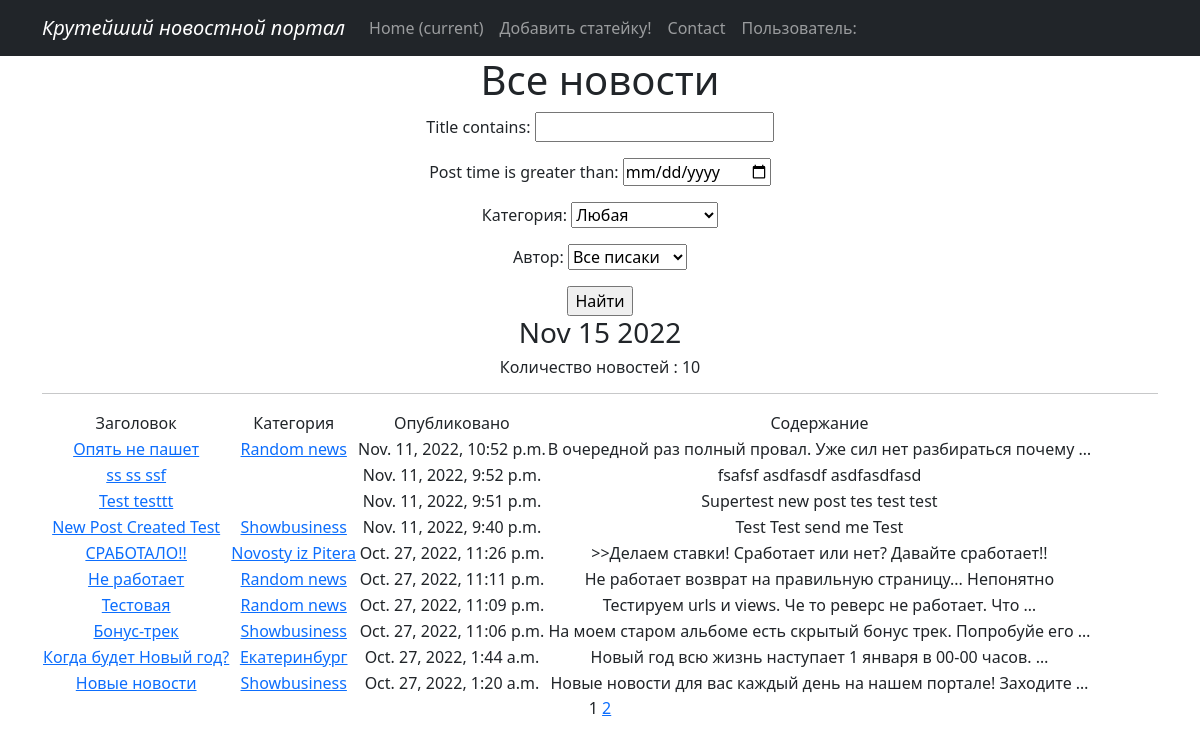
The page /news/ on the database as committed earlier.
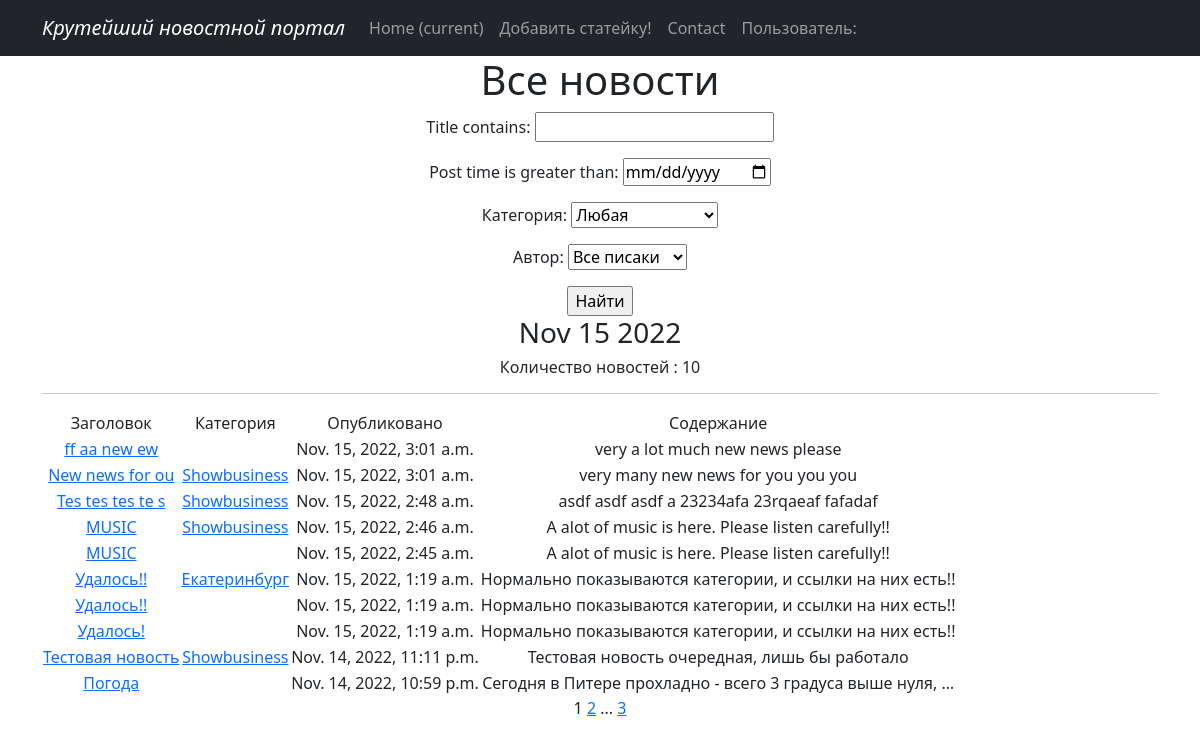
The same page on the database as committed later.
### News/models.py (models this page shows, shortened)
class Post(models.Model):
    author = models.ForeignKey(Author, on_delete=models.CASCADE)
    post_time = models.DateTimeField(auto_now_add = True)
    post_type = models.CharField(max_length=3, choices = CHOICES, default = news)
    title = models.CharField(max_length=255)
    content = models.TextField()
    post_rating = models.IntegerField(default=0)
    category = models.ManyToManyField(Category, through = 'PostCategory')

class Category(models.Model):
    category_name = models.CharField(max_length=255, unique = True, null=True, blank=True)
    subscribers = models.ManyToManyField(User, related_name ='categories')
    def __str__(self):
       return f'{self.category_name}'

### News/views.py (the view)
# urls.py: path('', PostList.as_view(), name= 'post_list'),
class PostList(ListView):
    model = Post
    ordering = '-post_time'
    template_name = 'posts.html'
    context_object_name = 'posts'
    paginate_by = 10
    def get_queryset(self):
        queryset = super().get_queryset()
        self.filterset = PostFilter(self.request.GET, queryset)
        return self.filterset.qs
    def get_context_data(self, **kwargs):
        context = super().get_context_data(**kwargs)
        context['time_now'] = datetime.utcnow()
        context['filterset'] = self.filterset
        return context

### News/models.py (called while the page is built)
    def __str__(self):
        return f'{self.user.username}'

### News/templatetags/custom_filters.py (called while the page is built)
@register.filter()
def cenzura(value):
    for word in Slovechki:
        value = value.replace(word, '*' * len(word))
    return value

### News/templatetags/custom_tags.py (called while the page is built)
@register.simple_tag(takes_context=True)
def url_replace(context, **kwargs):
   d = context['request'].GET.copy()
   for k, v in kwargs.items():
       d[k] = v
   return d.urlencode()

### templates/posts.html (shortened to what this page needs)
{% extends 'flatpages/default.html' %}
{% load custom_filters %}
{% load custom_tags %}
{% block content %}
   <h1>Все новости</h1>
   <form action="" method="get">
       {{ filterset.form.as_p }}
       <input type="submit" value="Найти" />
   </form>
   <h3>{{ time_now|date:'M d Y' }}</h3>
   <h6> Количество новостей : {{ posts | length }} </h6>
   <hr>
   {% if posts %}
       <table>
           <tr>
               <td>Заголовок</td>
               <td>Категория </td>
               <td>Опубликовано</td>
               <td>Содержание</td>
           </tr>
           {% for Post in posts %}
           <tr>
               <td> <a  href ="{{Post.id}} "> {{ Post.title | cenzura }}</a>  </td>
               <td> {% for category in Post.category.all %}
                    <a  href ="{% url 'category_list' category.id %}"> {{ category}}</a>
                    {% endfor %} </td>
               <td>{{ Post.post_time }}</td>
               <td>{{ Post.content | truncatewords:10 | cenzura }}</td>
           </tr>
           {% endfor %}
       </table>
   {% else %}
       <h2>Новости не найдены!</h2>
   {% endif %}
   {{ page_obj.number }}
   {% if page_obj.has_next %}
       <a href="?{% url_replace page=page_obj.next_page_number %}">{{ page_obj.next_page_number }}</a>
       {% if paginator.num_pages != page_obj.next_page_number %}
           ...
           <a href="?{% url_replace page=page_obj.paginator.num_pages %}">{{ page_obj.paginator.num_pages }}</a>
       {% endif %}
   {% endif %}
{% endblock content %}

Rows that differ between the two databases and show on the page:
no longer on this page (row unchanged): Post: title|cenzura "Опять не пашет", post_time "Nov. 11, 2022, 10:52 p.m.", content|cenzura "В очередной раз полный провал. Уже сил нет разбираться почему …"
no longer on this page (row unchanged): Category: category_name "Random news"
no longer on this page (row unchanged): Post: title|cenzura "ss ss ssf", post_time "Nov. 11, 2022, 9:52 p.m.", content|cenzura "fsafsf asdfasdf asdfasdfasd"
no longer on this page (row unchanged): Post: title|cenzura "Test testtt", post_time "Nov. 11, 2022, 9:51 p.m.", content|cenzura "Supertest new post tes test test"
no longer on this page (row unchanged): Post: title|cenzura "New Post Created Test", post_time "Nov. 11, 2022, 9:40 p.m.", content|cenzura "Test Test send me Test", Category (category_name "Showbusiness")
no longer on this page (row edited): Post: title|cenzura "СРАБОТАЛО!!", post_time "Oct. 27, 2022, 11:26 p.m.", content|cenzura ">>Делаем ставки! Сработает или нет? Давайте сработает!!"
no longer on this page (row unchanged): Category: category_name "Novosty iz Pitera", shown under "СРАБОТАЛО!!"
no longer on this page (row unchanged): Post: title|cenzura "Не работает", post_time "Oct. 27, 2022, 11:11 p.m.", content|cenzura "Не работает возврат на правильную страницу... Непонятно"
no longer on this page (row unchanged): Post: title|cenzura "Тестовая", post_time "Oct. 27, 2022, 11:09 p.m.", content|cenzura "Тестируем urls и views. Че то реверс не работает. Что …"
no longer on this page (row unchanged): Post: title|cenzura "Бонус-трек", post_time "Oct. 27, 2022, 11:06 p.m.", content|cenzura "На моем старом альбоме есть скрытый бонус трек. Попробуйе его …", Category (category_name "Showbusiness")
no longer on this page (row unchanged): Post: title|cenzura "Когда будет Новый год?", post_time "Oct. 27, 2022, 1:44 a.m.", content|cenzura "Новый год всю жизнь наступает 1 января в 00-00 часов. …", Category (category_name "Екатеринбург")
no longer on this page (row unchanged): Post: title|cenzura "Новые новости", post_time "Oct. 27, 2022, 1:20 a.m.", content|cenzura "Новые новости для вас каждый день на нашем портале! Заходите …", Category (category_name "Showbusiness")
added Post: title|cenzura "ff aa new ew", post_time "Nov. 15, 2022, 3:01 a.m.", content|cenzura "very a lot much new news please"
added Post: title|cenzura "New news for ou", post_time "Nov. 15, 2022, 3:01 a.m.", content|cenzura "very many new news for you you you", Category (category_name "Showbusiness")
added Post: title|cenzura "Tes tes tes te s", post_time "Nov. 15, 2022, 2:48 a.m.", content|cenzura "asdf asdf asdf a 23234afa 23rqaeaf fafadaf", Category (category_name "Showbusiness")
added Post: title|cenzura "MUSIC", post_time "Nov. 15, 2022, 2:46 a.m.", content|cenzura "A alot of music is here. Please listen carefully!!", Category (category_name "Showbusiness")
added Post: title|cenzura "MUSIC", post_time "Nov. 15, 2022, 2:45 a.m.", content|cenzura "A alot of music is here. Please listen carefully!!"
added Post: title|cenzura "Удалось!!", post_time "Nov. 15, 2022, 1:19 a.m.", content|cenzura "Нормально показываются категории, и ссылки на них есть!!", Category (category_name "Екатеринбург")
added Post: title|cenzura "Удалось!!", post_time "Nov. 15, 2022, 1:19 a.m.", content|cenzura "Нормально показываются категории, и ссылки на них есть!!"
added Post: title|cenzura "Удалось!", post_time "Nov. 15, 2022, 1:19 a.m.", content|cenzura "Нормально показываются категории, и ссылки на них есть!!"
added Post: title|cenzura "Тестовая новость", post_time "Nov. 14, 2022, 11:11 p.m.", content|cenzura "Тестовая новость очередная, лишь бы работало", Category (category_name "Showbusiness")
added Post: title|cenzura "Погода", post_time "Nov. 14, 2022, 10:59 p.m.", content|cenzura "Сегодня в Питере прохладно - всего 3 градуса выше нуля, …"
Other text that changed with them:
{{ page_obj.paginator.num_pages }}: (not shown) → "3"
